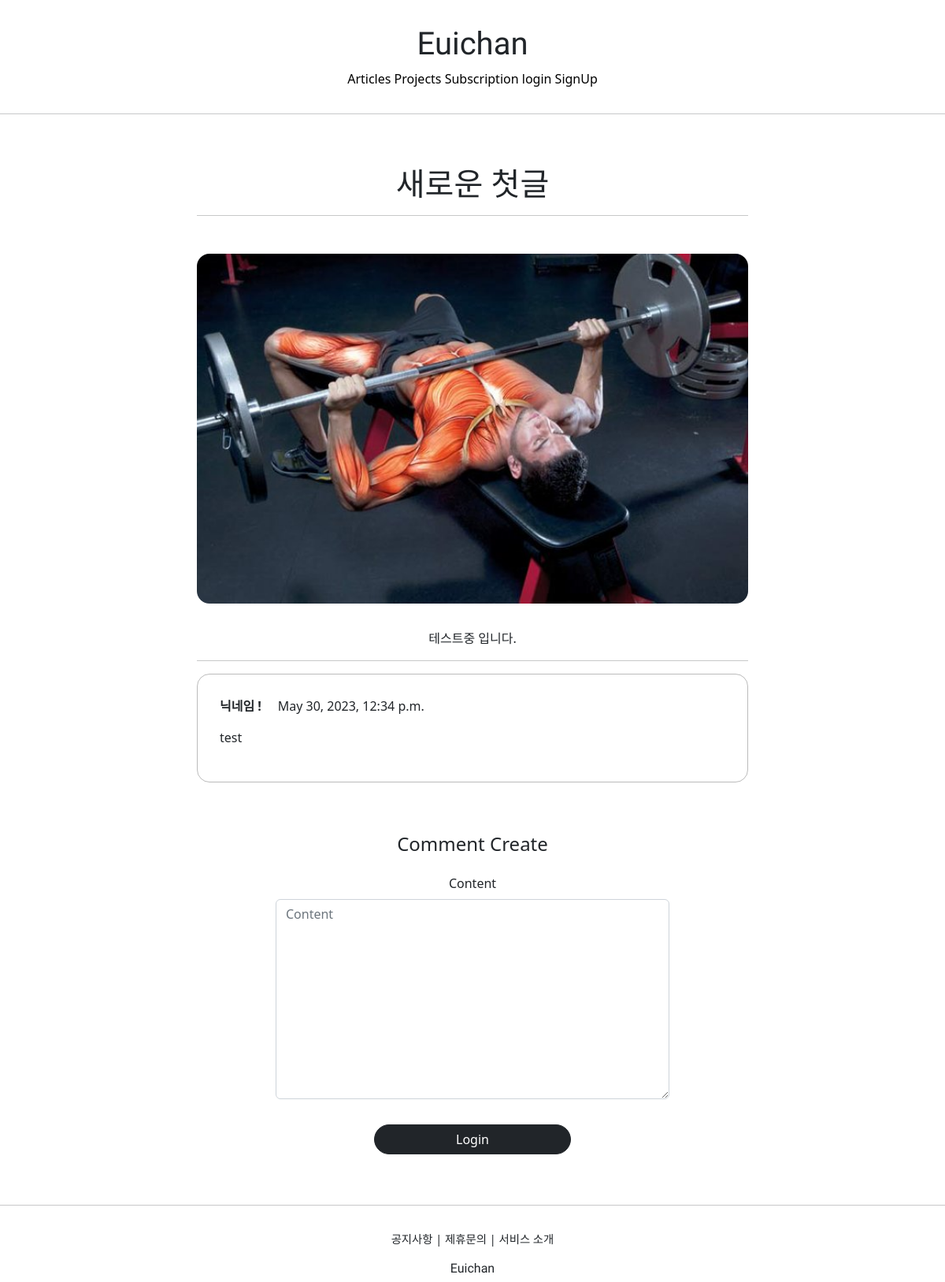
The page /articles/detail/1/ on the database its author committed.
### articleapp/models.py (models this page shows)
class Article(models.Model):
    writer = models.ForeignKey(User, on_delete=models.SET_NULL, related_name='article', null=True)
    project = models.ForeignKey(Project, on_delete=models.SET_NULL, related_name='article', null=True)
    title = models.CharField(max_length=200, null=True)
    image = models.ImageField(upload_to='article/', null=True)
    content = models.TextField(null=True)
    created_at = models.DateField(auto_now_add=True,null=True)

### commentapp/models.py (models this page shows)
class Comment(models.Model):
    article = models.ForeignKey(Article, on_delete=models.SET_NULL, null=True,related_name="comment")
    writer = models.ForeignKey(User, on_delete=models.SET_NULL, null=True, related_name="comment")
    content = models.TextField(null=False)
    created_at = models.DateTimeField(auto_now=True)

### profileapp/models.py (models this page shows)
class Profile(models.Model):
    user = models.OneToOneField(User, on_delete=models.CASCADE, related_name='profile')
    image = models.ImageField(upload_to='profile/', null=True)
    nickname = models.CharField(max_length=20, unique=True, null=True)
    message = models.CharField(max_length=100, null=True)

### articleapp/views.py (the view)
# urls.py: path('detail/<int:pk>/', ArticleDetailView.as_view(),name='detail'),
class ArticleDetailView(DetailView, FormMixin):
    model = Article
    form_class = CommentCreationForm
    context_object_name = 'target_article'
    template_name = 'articleapp/detail.html'

### commentapp/forms.py
class CommentCreationForm(ModelForm):
    class Meta:
        model = Comment
        fields = ['content']

### articleapp/templates/articleapp/detail.html (shortened to what this page needs)
{% extends 'base.html' %}
{% block content %}
  <div>
    <div style="text-align: center; max-width: 700px; margin: 4rem auto;">
      <h1>
        {{ target_article.title }}
      </h1>
      <hr>
      <img style="width: 100%; border-radius: 1rem; margin: 2rem 0; "
              src="{{ target_article.image.url }}" alt="">
      <p>
        {{ target_article.content }}
      </p>
      <hr>
      {% for comment in target_article.comment.all %}
        {% include 'commentapp/detail.html' with comment=comment %}
      {% endfor %}
      {% include 'commentapp/create.html' with article=target_article %}
    </div>
  </div>
{% endblock %}

### commentapp/templates/commentapp/detail.html (shortened to what this page needs)
<div style="border :1px solid; text-align: left; padding: 4%; margin: 1rem 0;
 border-radius: 1rem; border-color: #bbb;">
  <div>
    <strong>
        {{ comment.writer.profile.nickname }}
    </strong>
    {{ comment.created_at }}
  </div>
  <div style="margin: 1rem 0;">
      {{ comment.content }}
  </div>
</div>

### rows shown on the page
Article: title "새로운 첫글", image (picture), content "테스트중 입니다."
Comment: writer.profile.nickname "닉네임 !", created_at "May 30, 2023, 12:34 p.m.", content "test"
